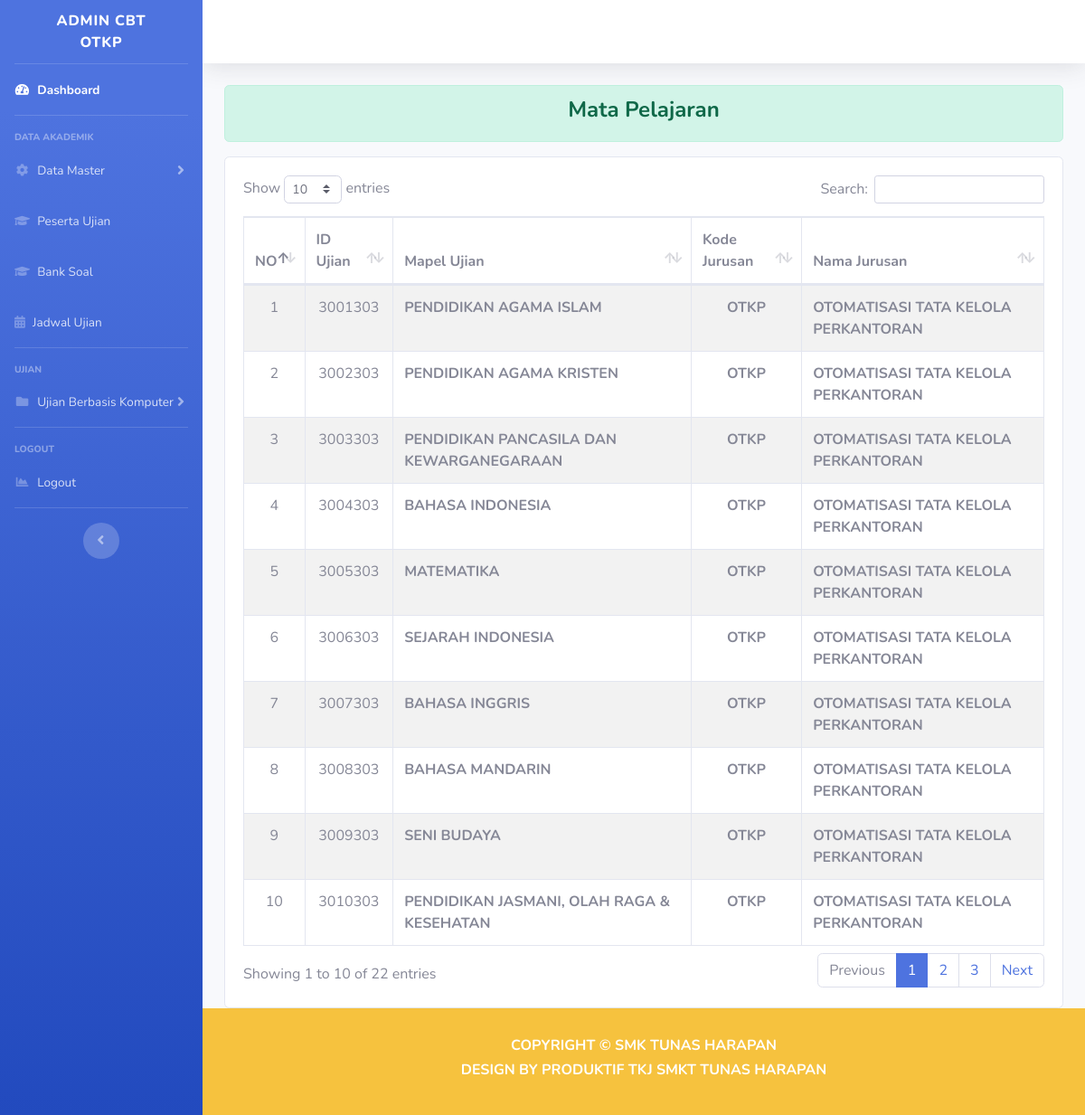
The app's page /index.php/dashboard_otkp/mata_pelajaran with its own data.
### tables this page shows
CREATE TABLE `a_mapel` (
  `id_mapel` int(18) NOT NULL,
  `nama_mapel` varchar(255) NOT NULL,
  `jurusan` varchar(16) NOT NULL
);

CREATE TABLE `a_jurusan` (
  `id` int(11) NOT NULL,
  `kode` varchar(8) NOT NULL,
  `jurusan` varchar(128) NOT NULL
);

### application/controllers/Dashboard_otkp.php (called while the page is built, shortened)
<?php
class Dashboard_otkp extends CI_Controller
{
    function __construct()
    {
        $this->load->model('Model_jurusan');
    }
    public function mata_pelajaran()
    {
        $isi['mapel'] = $this->Model_mapel->dataMapelOTKP();
        $isi['content'] = 'OTKP/tampilan_mata_pelajaran';
        $this->load->view('OTKP/templates/header');
        $this->load->view('OTKP/tampilan_dashboard', $isi);
        $this->load->view('OTKP/templates/footer');
    }
}

### index.php (called while the page is built, shortened)
<?php
require_once BASEPATH.'core/CodeIgniter.php';

### application/models/Model_mapel.php (called while the page is built, shortened)
<?php
class Model_mapel extends CI_Model
{
    public function dataMapelOTKP()
    {
        $sql = "SELECT a_mapel.*,a_jurusan.jurusan AS nama_jurusan FROM `a_mapel`
                INNER JOIN a_jurusan
                ON a_mapel.jurusan=a_jurusan.kode
                WHERE a_mapel.jurusan='OTKP';";
        $query = $this->db->query($sql);
        return $query->result_array();
    }
}

### application/views/OTKP/tampilan_mata_pelajaran.php (the view)
<div class="alert alert-success" role="alert">
    <h4 class="text-center font-weight-bold">Mata Pelajaran</h4>
</div>
<div class="row mt-2">
    <div class="col-md">
        <div class="card">
            <div class="card-body">
                <div class="table-responsive">
                    <table class="table table-striped table-bordered" id="dataTable" width="100%" cellspacing="0">
                        <thead>
                            <tr>
                                <th>NO</th>
                                <th>ID Ujian</th>
                                <th>Mapel Ujian</th>
                                <th>Kode Jurusan</th>
                                <th>Nama Jurusan</th>
                            </tr>
                        </thead>
                        <tbody>
                            <tr>
                                <?php
                                $no = 1;
                                foreach ($mapel as $row) {
                                ?>
                                    <td class="text-center"><?= $no++ ?></td>
                                    <td class="text-center"><?= $row['id_mapel'] ?></td>
                                    <td class="font-weight-bold "><?= $row['nama_mapel'] ?></td>
                                    <td class="font-weight-bold text-center"><?= $row['jurusan'] ?></td>
                                    <td class="font-weight-bold "><?= $row['nama_jurusan'] ?></td>
                            </tr>
                        <?php } ?>
                        </tbody>
                    </table>
                </div>
            </div>
        </div>
    </div>
</div>

### records on screen
a_mapel: id_mapel "3001303", nama_mapel "PENDIDIKAN AGAMA ISLAM", jurusan "OTKP", a_jurusan.jurusan "OTOMATISASI TATA KELOLA PERKANTORAN"
a_mapel: id_mapel "3002303", nama_mapel "PENDIDIKAN AGAMA KRISTEN", jurusan "OTKP", a_jurusan.jurusan "OTOMATISASI TATA KELOLA PERKANTORAN"
a_mapel: id_mapel "3003303", nama_mapel "PENDIDIKAN PANCASILA DAN KEWARGANEGARAAN", jurusan "OTKP", a_jurusan.jurusan "OTOMATISASI TATA KELOLA PERKANTORAN"
a_mapel: id_mapel "3004303", nama_mapel "BAHASA INDONESIA", jurusan "OTKP", a_jurusan.jurusan "OTOMATISASI TATA KELOLA PERKANTORAN"
a_mapel: id_mapel "3005303", nama_mapel "MATEMATIKA", jurusan "OTKP", a_jurusan.jurusan "OTOMATISASI TATA KELOLA PERKANTORAN"
a_mapel: id_mapel "3006303", nama_mapel "SEJARAH INDONESIA", jurusan "OTKP", a_jurusan.jurusan "OTOMATISASI TATA KELOLA PERKANTORAN"
a_mapel: id_mapel "3007303", nama_mapel "BAHASA INGGRIS", jurusan "OTKP", a_jurusan.jurusan "OTOMATISASI TATA KELOLA PERKANTORAN"
a_mapel: id_mapel "3008303", nama_mapel "BAHASA MANDARIN", jurusan "OTKP", a_jurusan.jurusan "OTOMATISASI TATA KELOLA PERKANTORAN"
a_mapel: id_mapel "3009303", nama_mapel "SENI BUDAYA", jurusan "OTKP", a_jurusan.jurusan "OTOMATISASI TATA KELOLA PERKANTORAN"
a_mapel: id_mapel "3010303", nama_mapel "PENDIDIKAN JASMANI, OLAH RAGA & KESEHATAN", jurusan "OTKP", a_jurusan.jurusan "OTOMATISASI TATA KELOLA PERKANTORAN"
